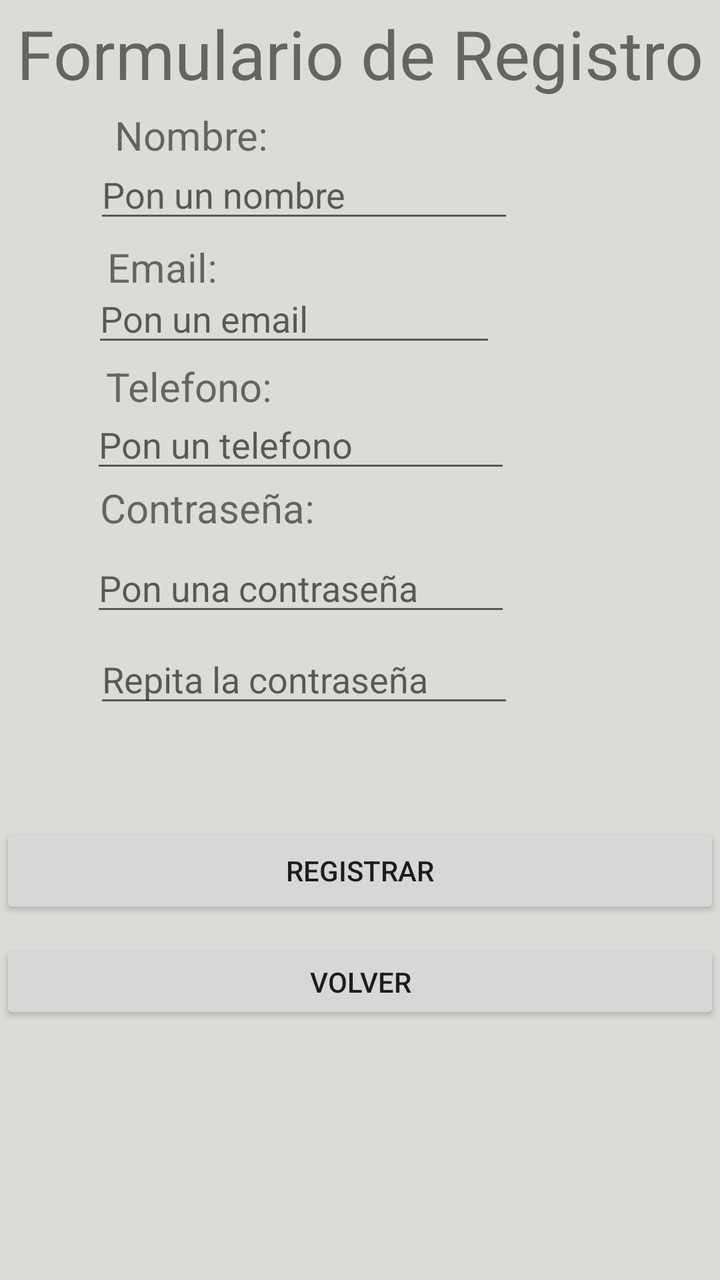
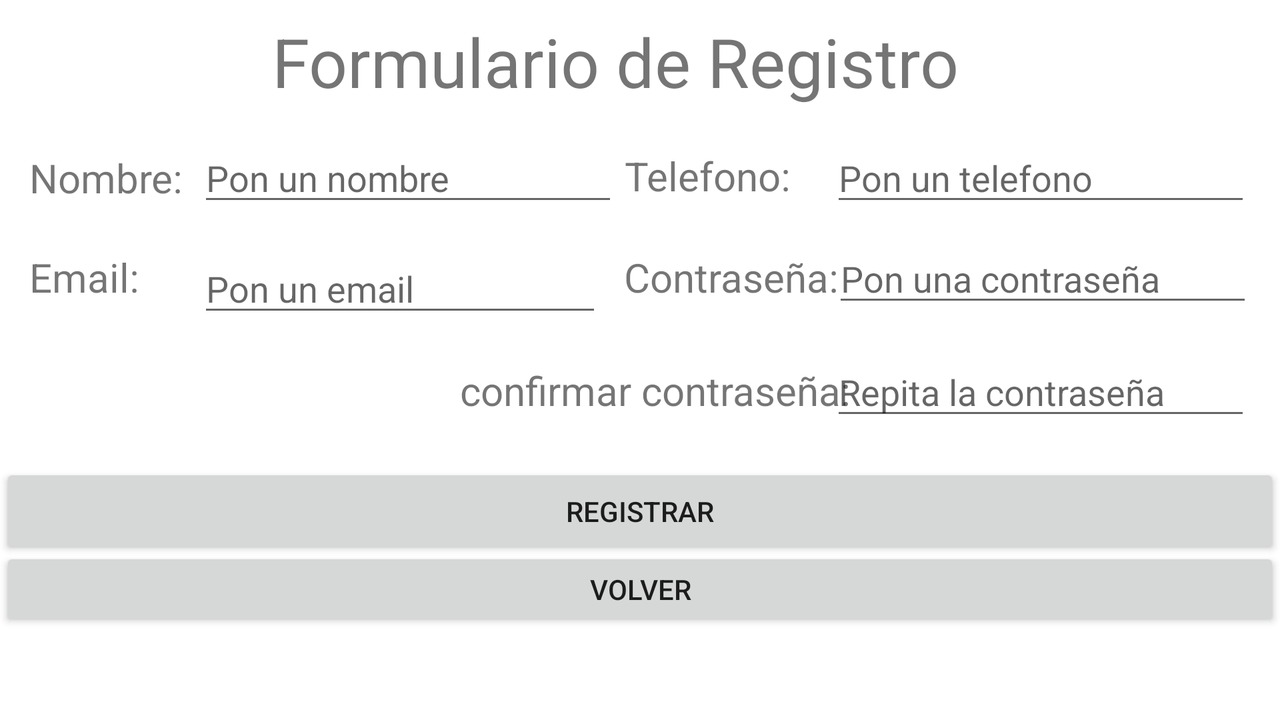

The same Android screen from two of the app's own layout files: first res/layout/ as a phone draws it, then the author's variant for another configuration, drawn on a device whose configuration selects that folder. Both files follow.
<!-- AndroidManifest.xml: application theme Theme.JuegoDeCartas -->
<!-- res/layout/activity_register.xml -->
<?xml version="1.0" encoding="utf-8"?>
<androidx.constraintlayout.widget.ConstraintLayout xmlns:android="http://schemas.android.com/apk/res/android"
    xmlns:app="http://schemas.android.com/apk/res-auto"
    xmlns:tools="http://schemas.android.com/tools"
    android:background="#DDDBD7"
    android:layout_width="match_parent"
    android:layout_height="match_parent"
    tools:context=".Register">

    <TextView
        android:id="@+id/textView"
        android:layout_width="wrap_content"
        android:layout_height="wrap_content"
        android:layout_marginTop="4dp"
        android:text="@string/formulario_de_registro"
        android:textSize="34sp"
        app:layout_constraintEnd_toEndOf="parent"
        app:layout_constraintStart_toStartOf="parent"
        app:layout_constraintTop_toTopOf="parent" />

    <TextView
        android:id="@+id/nombretxt"
        android:layout_width="wrap_content"
        android:layout_height="wrap_content"
        android:text="@string/nombre"
        android:textSize="20sp"
        app:layout_constraintBottom_toBottomOf="parent"
        app:layout_constraintEnd_toEndOf="parent"
        app:layout_constraintHorizontal_bias="0.203"
        app:layout_constraintStart_toStartOf="parent"
        app:layout_constraintTop_toTopOf="parent"
        app:layout_constraintVertical_bias="0.088" />

    <TextView
        android:id="@+id/emailtxtlog"
        android:layout_width="wrap_content"
        android:layout_height="wrap_content"
        android:text="@string/email"
        android:textSize="20sp"
        app:layout_constraintBottom_toBottomOf="parent"
        app:layout_constraintEnd_toEndOf="parent"
        app:layout_constraintHorizontal_bias="0.176"
        app:layout_constraintStart_toStartOf="parent"
        app:layout_constraintTop_toTopOf="parent"
        app:layout_constraintVertical_bias="0.196" />

    <TextView
        android:id="@+id/telefonotxt"
        android:layout_width="wrap_content"
        android:layout_height="wrap_content"
        android:text="@string/telefono"
        android:textSize="20sp"
        app:layout_constraintBottom_toBottomOf="parent"
        app:layout_constraintEnd_toEndOf="parent"
        app:layout_constraintHorizontal_bias="0.192"
        app:layout_constraintStart_toStartOf="parent"
        app:layout_constraintTop_toTopOf="parent"
        app:layout_constraintVertical_bias="0.293" />

    <TextView
        android:id="@+id/contraseñatxt"
        android:layout_width="wrap_content"
        android:layout_height="wrap_content"
        android:text="@string/contrase_a"
        android:textSize="20sp"
        app:layout_constraintBottom_toBottomOf="parent"
        app:layout_constraintEnd_toEndOf="parent"
        app:layout_constraintHorizontal_bias="0.198"
        app:layout_constraintStart_toStartOf="parent"
        app:layout_constraintTop_toTopOf="parent"
        app:layout_constraintVertical_bias="0.392" />

    <EditText
        android:id="@+id/contraseña"
        android:layout_width="wrap_content"
        android:layout_height="wrap_content"
        android:ems="10"
        android:hint="@string/pon_una_contrase_a"
        android:inputType="textPassword"
        app:layout_constraintBottom_toBottomOf="parent"
        app:layout_constraintEnd_toEndOf="parent"
        app:layout_constraintHorizontal_bias="0.303"
        app:layout_constraintStart_toStartOf="parent"
        app:layout_constraintTop_toTopOf="parent"
        app:layout_constraintVertical_bias="0.454" />

    <Button
        android:id="@+id/registrar"
        android:layout_width="0dp"
        android:layout_height="wrap_content"
        android:onClick="registrar"
        android:text="@string/registrar"
        app:layout_constraintBottom_toBottomOf="parent"
        app:layout_constraintEnd_toEndOf="parent"
        app:layout_constraintHorizontal_bias="0.0"
        app:layout_constraintStart_toStartOf="parent"
        app:layout_constraintTop_toTopOf="parent"
        app:layout_constraintVertical_bias="0.695" />

    <Button
        android:id="@+id/volver"
        android:layout_width="0dp"
        android:layout_height="42dp"
        android:onClick="volver"
        android:text="@string/volver"
        app:layout_constraintBottom_toBottomOf="parent"
        app:layout_constraintEnd_toEndOf="parent"
        app:layout_constraintHorizontal_bias="0.0"
        app:layout_constraintStart_toStartOf="parent"
        app:layout_constraintTop_toTopOf="parent"
        app:layout_constraintVertical_bias="0.786" />

    <ProgressBar
        android:id="@+id/progressBar2"
        style="?android:attr/progressBarStyle"
        android:layout_width="75dp"
        android:layout_height="67dp"
        android:visibility="invisible"
        app:layout_constraintBottom_toBottomOf="parent"
        app:layout_constraintEnd_toEndOf="parent"
        app:layout_constraintStart_toStartOf="parent"
        app:layout_constraintTop_toTopOf="parent"
        app:layout_constraintVertical_bias="0.9" />

    <EditText
        android:id="@+id/email"
        android:layout_width="202dp"
        android:layout_height="38dp"
        android:ems="10"
        android:hint="@string/pon_un_email"
        android:inputType="textEmailAddress"
        app:layout_constraintBottom_toBottomOf="parent"
        app:layout_constraintEnd_toEndOf="parent"
        app:layout_constraintHorizontal_bias="0.291"
        app:layout_constraintStart_toStartOf="parent"
        app:layout_constraintTop_toTopOf="parent"
        app:layout_constraintVertical_bias="0.233" />

    <EditText
        android:id="@+id/telefono"
        android:layout_width="wrap_content"
        android:layout_height="wrap_content"
        android:ems="10"
        android:hint="@string/pon_un_telefono"
        android:inputType="phone"
        app:layout_constraintBottom_toBottomOf="parent"
        app:layout_constraintEnd_toEndOf="parent"
        app:layout_constraintHorizontal_bias="0.303"
        app:layout_constraintStart_toStartOf="parent"
        app:layout_constraintTop_toTopOf="parent"
        app:layout_constraintVertical_bias="0.334" />

    <EditText
        android:id="@+id/nombre"
        android:layout_width="wrap_content"
        android:layout_height="wrap_content"
        android:ems="10"
        android:hint="@string/pon_un_nombre"
        android:inputType="textPersonName"
        app:layout_constraintBottom_toBottomOf="parent"
        app:layout_constraintEnd_toEndOf="parent"
        app:layout_constraintHorizontal_bias="0.313"
        app:layout_constraintStart_toStartOf="parent"
        app:layout_constraintTop_toTopOf="parent"
        app:layout_constraintVertical_bias="0.125" />

    <EditText
        android:id="@+id/contraseñaconf"
        android:layout_width="wrap_content"
        android:layout_height="wrap_content"
        android:ems="10"
        android:hint="@string/repita_la_contrase_a"
        android:inputType="textPassword"
        app:layout_constraintBottom_toBottomOf="parent"
        app:layout_constraintEnd_toEndOf="parent"
        app:layout_constraintHorizontal_bias="0.313"
        app:layout_constraintStart_toStartOf="parent"
        app:layout_constraintTop_toTopOf="parent"
        app:layout_constraintVertical_bias="0.53" />

</androidx.constraintlayout.widget.ConstraintLayout>
<!-- resources referenced by this layout -->
<resources>
  <string name="contrase_a">Contraseña:</string>
  <string name="email">Email:</string>
  <string name="formulario_de_registro">Formulario de Registro</string>
  <string name="nombre">Nombre:</string>
  <string name="pon_un_email">Pon un email</string>
  <string name="pon_un_nombre">Pon un nombre</string>
  <string name="pon_un_telefono">Pon un telefono</string>
  <string name="pon_una_contrase_a">Pon una contraseña</string>
  <string name="registrar">Registrar</string>
  <string name="repita_la_contrase_a">Repita la contraseña</string>
  <string name="telefono">Telefono:</string>
  <string name="volver">volver</string>
  <style name="Theme.JuegoDeCartas" parent="Theme.MaterialComponents.DayNight.DarkActionBar">
          
          <item name="colorPrimary">#C82E2E</item>
          <item name="colorPrimaryVariant">#C82E2E</item>
          <item name="colorOnPrimary">@color/white</item>
          
          <item name="colorSecondary">@color/teal_200</item>
          <item name="colorSecondaryVariant">@color/teal_700</item>
          <item name="colorOnSecondary">@color/black</item>
          
          <item name="android:statusBarColor" tools:targetApi="l">?attr/colorPrimaryVariant</item>
          
      </style>
  <color name="white">#FFFFFFFF</color>
  <color name="teal_200">#FF03DAC5</color>
  <color name="teal_700">#FF018786</color>
  <color name="black">#FF000000</color>
</resources>
<!-- res/layout-land/activity_register.xml (the author's variant of the layout above) -->
<!-- drawn on the phone turned sideways -->
<?xml version="1.0" encoding="utf-8"?>
<androidx.constraintlayout.widget.ConstraintLayout xmlns:android="http://schemas.android.com/apk/res/android"
    xmlns:app="http://schemas.android.com/apk/res-auto"
    xmlns:tools="http://schemas.android.com/tools"
    android:layout_width="match_parent"
    android:layout_height="match_parent"
    tools:context=".Register">

    <TextView
        android:id="@+id/textView"
        android:layout_width="wrap_content"
        android:layout_height="wrap_content"
        android:layout_marginTop="8dp"
        android:text="@string/formulario_de_registro"
        android:textSize="34sp"
        app:layout_constraintEnd_toEndOf="parent"
        app:layout_constraintHorizontal_bias="0.458"
        app:layout_constraintStart_toStartOf="parent"
        app:layout_constraintTop_toTopOf="parent" />

    <TextView
        android:id="@+id/nombretxt"
        android:layout_width="wrap_content"
        android:layout_height="wrap_content"
        android:text="@string/nombre"
        android:textSize="20sp"
        app:layout_constraintBottom_toBottomOf="parent"
        app:layout_constraintEnd_toEndOf="parent"
        app:layout_constraintHorizontal_bias="0.026"
        app:layout_constraintStart_toStartOf="parent"
        app:layout_constraintTop_toTopOf="parent"
        app:layout_constraintVertical_bias="0.226" />

    <TextView
        android:id="@+id/emailtxtlog"
        android:layout_width="wrap_content"
        android:layout_height="wrap_content"
        android:text="@string/email"
        android:textSize="20sp"
        app:layout_constraintBottom_toBottomOf="parent"
        app:layout_constraintEnd_toEndOf="parent"
        app:layout_constraintHorizontal_bias="0.025"
        app:layout_constraintStart_toStartOf="parent"
        app:layout_constraintTop_toTopOf="parent"
        app:layout_constraintVertical_bias="0.375" />

    <TextView
        android:id="@+id/telefonotxt"
        android:layout_width="wrap_content"
        android:layout_height="wrap_content"
        android:text="@string/telefono"
        android:textSize="20sp"
        app:layout_constraintBottom_toBottomOf="parent"
        app:layout_constraintEnd_toEndOf="parent"
        app:layout_constraintHorizontal_bias="0.561"
        app:layout_constraintStart_toStartOf="parent"
        app:layout_constraintTop_toTopOf="parent"
        app:layout_constraintVertical_bias="0.223" />

    <TextView
        android:id="@+id/contraseñatxt"
        android:layout_width="wrap_content"
        android:layout_height="wrap_content"
        android:text="@string/contrase_a"
        android:textSize="20sp"
        app:layout_constraintBottom_toBottomOf="parent"
        app:layout_constraintEnd_toEndOf="parent"
        app:layout_constraintHorizontal_bias="0.586"
        app:layout_constraintStart_toStartOf="parent"
        app:layout_constraintTop_toTopOf="parent"
        app:layout_constraintVertical_bias="0.375" />

    <TextView
        android:id="@+id/contraseñatxt2"
        android:layout_width="wrap_content"
        android:layout_height="wrap_content"
        android:text="confirmar contraseña:"
        android:textSize="20sp"
        app:layout_constraintBottom_toBottomOf="parent"
        app:layout_constraintEnd_toEndOf="parent"
        app:layout_constraintHorizontal_bias="0.517"
        app:layout_constraintStart_toStartOf="parent"
        app:layout_constraintTop_toTopOf="parent"
        app:layout_constraintVertical_bias="0.546" />

    <EditText
        android:id="@+id/contraseña"
        android:layout_width="wrap_content"
        android:layout_height="wrap_content"
        android:ems="10"
        android:hint="@string/pon_una_contrase_a"
        android:inputType="textPassword"
        app:layout_constraintBottom_toBottomOf="parent"
        app:layout_constraintEnd_toEndOf="parent"
        app:layout_constraintHorizontal_bias="0.968"
        app:layout_constraintStart_toStartOf="parent"
        app:layout_constraintTop_toTopOf="parent"
        app:layout_constraintVertical_bias="0.367" />

    <Button
        android:id="@+id/registrar"
        android:layout_width="0dp"
        android:layout_height="wrap_content"
        android:onClick="registrar"
        android:text="@string/registrar"
        app:layout_constraintBottom_toBottomOf="parent"
        app:layout_constraintEnd_toEndOf="parent"
        app:layout_constraintHorizontal_bias="0.0"
        app:layout_constraintStart_toStartOf="parent"
        app:layout_constraintTop_toTopOf="parent"
        app:layout_constraintVertical_bias="0.742" />

    <Button
        android:id="@+id/volver"
        android:layout_width="0dp"
        android:layout_height="42dp"
        android:onClick="volver"
        android:text="@string/volver"
        app:layout_constraintBottom_toBottomOf="parent"
        app:layout_constraintEnd_toEndOf="parent"
        app:layout_constraintHorizontal_bias="0.0"
        app:layout_constraintStart_toStartOf="parent"
        app:layout_constraintTop_toTopOf="parent"
        app:layout_constraintVertical_bias="0.861" />

    <ProgressBar
        android:id="@+id/progressBar2"
        style="?android:attr/progressBarStyle"
        android:layout_width="46dp"
        android:layout_height="40dp"
        android:visibility="invisible"
        app:layout_constraintBottom_toBottomOf="parent"
        app:layout_constraintEnd_toEndOf="parent"
        app:layout_constraintHorizontal_bias="0.516"
        app:layout_constraintStart_toStartOf="parent"
        app:layout_constraintTop_toTopOf="parent"
        app:layout_constraintVertical_bias="1.0" />

    <EditText
        android:id="@+id/email"
        android:layout_width="202dp"
        android:layout_height="38dp"
        android:ems="10"
        android:hint="@string/pon_un_email"
        android:inputType="textEmailAddress"
        app:layout_constraintBottom_toBottomOf="parent"
        app:layout_constraintEnd_toEndOf="parent"
        app:layout_constraintHorizontal_bias="0.226"
        app:layout_constraintStart_toStartOf="parent"
        app:layout_constraintTop_toTopOf="parent"
        app:layout_constraintVertical_bias="0.389" />

    <EditText
        android:id="@+id/telefono"
        android:layout_width="wrap_content"
        android:layout_height="wrap_content"
        android:ems="10"
        android:hint="@string/pon_un_telefono"
        android:inputType="phone"
        app:layout_constraintBottom_toBottomOf="parent"
        app:layout_constraintEnd_toEndOf="parent"
        app:layout_constraintHorizontal_bias="0.966"
        app:layout_constraintStart_toStartOf="parent"
        app:layout_constraintTop_toTopOf="parent"
        app:layout_constraintVertical_bias="0.209" />

    <EditText
        android:id="@+id/nombre"
        android:layout_width="wrap_content"
        android:layout_height="wrap_content"
        android:ems="10"
        android:hint="@string/pon_un_nombre"
        android:inputType="textPersonName"
        app:layout_constraintBottom_toBottomOf="parent"
        app:layout_constraintEnd_toEndOf="parent"
        app:layout_constraintHorizontal_bias="0.23"
        app:layout_constraintStart_toStartOf="parent"
        app:layout_constraintTop_toTopOf="parent"
        app:layout_constraintVertical_bias="0.209" />

    <EditText
        android:id="@+id/contraseñaconf"
        android:layout_width="wrap_content"
        android:layout_height="wrap_content"
        android:ems="10"
        android:hint="@string/repita_la_contrase_a"
        android:inputType="textPassword"
        app:layout_constraintBottom_toBottomOf="parent"
        app:layout_constraintEnd_toEndOf="parent"
        app:layout_constraintHorizontal_bias="0.966"
        app:layout_constraintStart_toStartOf="parent"
        app:layout_constraintTop_toTopOf="parent"
        app:layout_constraintVertical_bias="0.545" />

</androidx.constraintlayout.widget.ConstraintLayout>
